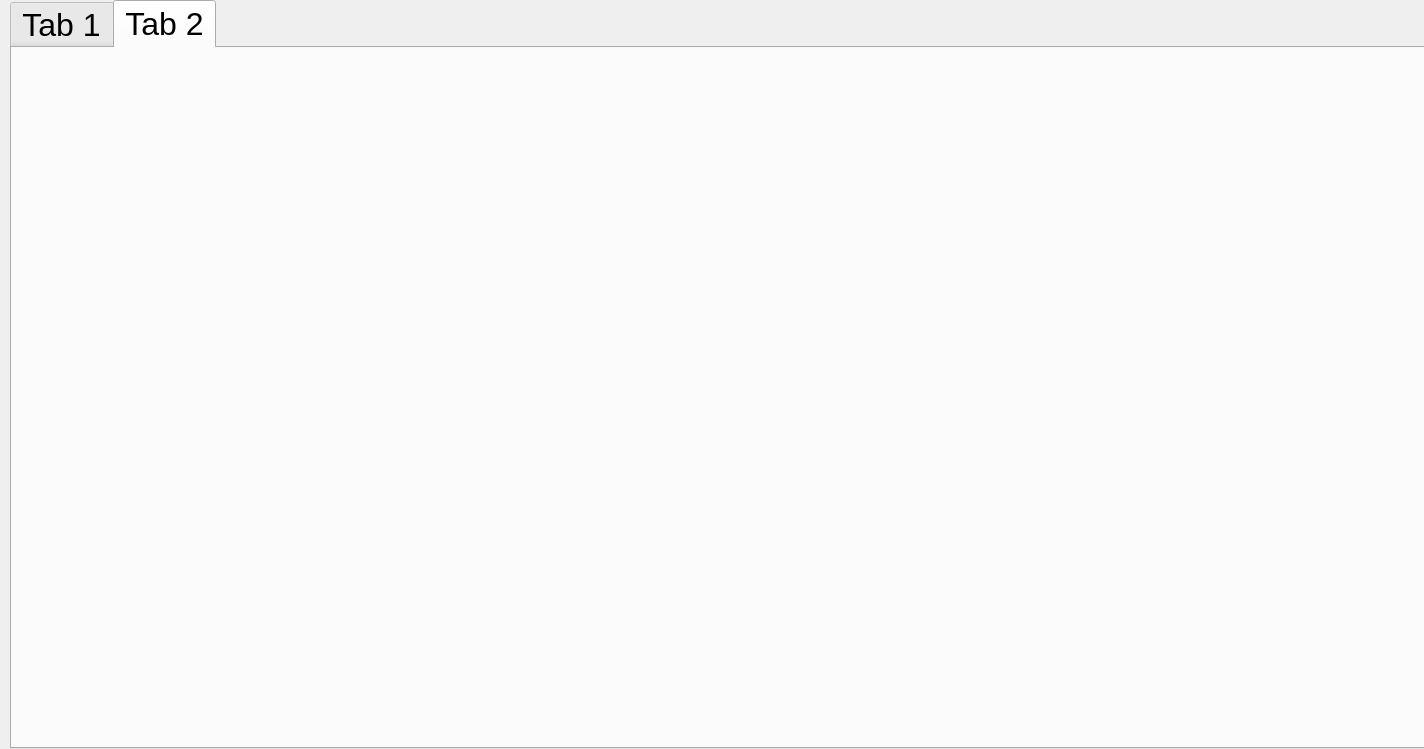
<?xml version="1.0" encoding="UTF-8"?>
<ui version="4.0">
 <class>Tutorial</class>
 <widget class="QWidget" name="Tutorial">
  <property name="geometry">
   <rect>
    <x>0</x>
    <y>0</y>
    <width>1424</width>
    <height>749</height>
   </rect>
  </property>
  <property name="font">
   <font>
    <pointsize>24</pointsize>
   </font>
  </property>
  <property name="windowTitle">
   <string>Tutorial</string>
  </property>
  <widget class="QTabWidget" name="tabWidget">
   <property name="geometry">
    <rect>
     <x>10</x>
     <y>0</y>
     <width>1424</width>
     <height>749</height>
    </rect>
   </property>
   <property name="currentIndex">
    <number>1</number>
   </property>
   <widget class="QWidget" name="tab1">
    <attribute name="title">
     <string>Tab 1</string>
    </attribute>
   </widget>
   <widget class="QWidget" name="tab2">
    <attribute name="title">
     <string>Tab 2</string>
    </attribute>
   </widget>
  </widget>
 </widget>
 <resources/>
 <connections/>
</ui>
